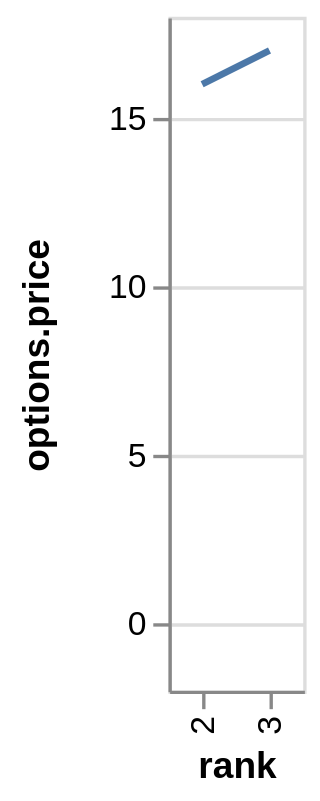

Write the Vega-Lite specification saved for this chart.
### Vega specification from a JSON file in a GitHub repository (floating-point values rounded to 4 significant figures)
{"$schema": "https://vega.github.io/schema/vega/v4.json", "autosize": "pad", "padding": 5, "height": 200, "style": "cell", "data": [{"name": "source_0", "values": [{"rank": "1"}, {"rank": "2", "options": {"price": 16}}, {"rank": "3", "options": {"price": 17}}]}, {"name": "data_0", "source": "source_0", "transform": [{"type": "formula", "expr": "datum[\"options\"] && datum[\"options\"][\"price\"]", "as": "options.price"}, {"type": "filter", "expr": "datum.options != null"}]}], "signals": [{"name": "x_step", "value": 20}, {"name": "width", "update": "bandspace(domain('x').length, 1, 0.5) * x_step"}], "marks": [{"name": "marks", "type": "line", "style": ["line"], "sort": {"field": "datum[\"rank\"]", "order": "descending"}, "from": {"data": "data_0"}, "encode": {"update": {"stroke": {"value": "#4c78a8"}, "tooltip": {"signal": "{\"rank\": ''+datum[\"rank\"], \"options.price\": format(datum[\"options.price\"], \"\")}"}, "x": {"scale": "x", "field": "rank"}, "y": {"scale": "y", "field": "options\\.price"}, "defined": {"signal": "datum[\"options.price\"] !== null && !isNaN(datum[\"options.price\"])"}}}}], "scales": [{"name": "x", "type": "point", "domain": {"data": "data_0", "field": "rank", "sort": true}, "range": {"step": {"signal": "x_step"}}, "padding": 0.5}, {"name": "y", "type": "linear", "domain": {"data": "data_0", "field": "options\\.price"}, "range": [{"signal": "height"}, 0], "nice": true, "zero": true, "padding": 5}], "axes": [{"scale": "x", "orient": "bottom", "grid": false, "title": "rank", "labelAlign": "right", "labelAngle": 270, "labelBaseline": "middle", "labelOverlap": true, "zindex": 1}, {"scale": "y", "orient": "left", "grid": false, "title": "options.price", "labelOverlap": true, "tickCount": {"signal": "ceil(height/40)"}, "zindex": 1}, {"scale": "y", "orient": "left", "gridScale": "x", "grid": true, "tickCount": {"signal": "ceil(height/40)"}, "domain": false, "labels": false, "maxExtent": 0, "minExtent": 0, "ticks": false, "zindex": 0}], "config": {"axisY": {"minExtent": 30}}}
